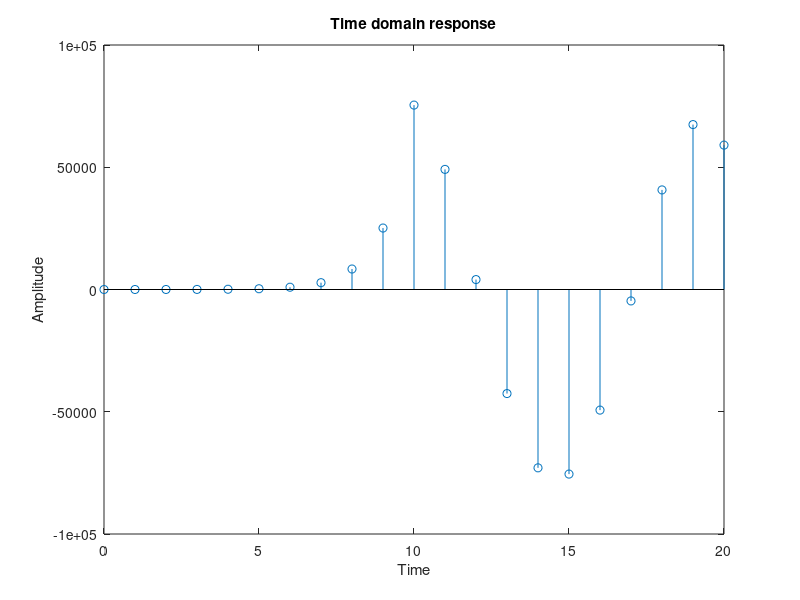

Here is the MATLAB script that generated this plot:
N = 0:10;
g = cos(0.2*pi*N);
h = 3.^N;
cv = conv(g,h);

stem(0:length(cv)-1,cv);
xlabel('Time');
ylabel('Amplitude');
title('Time domain response');
